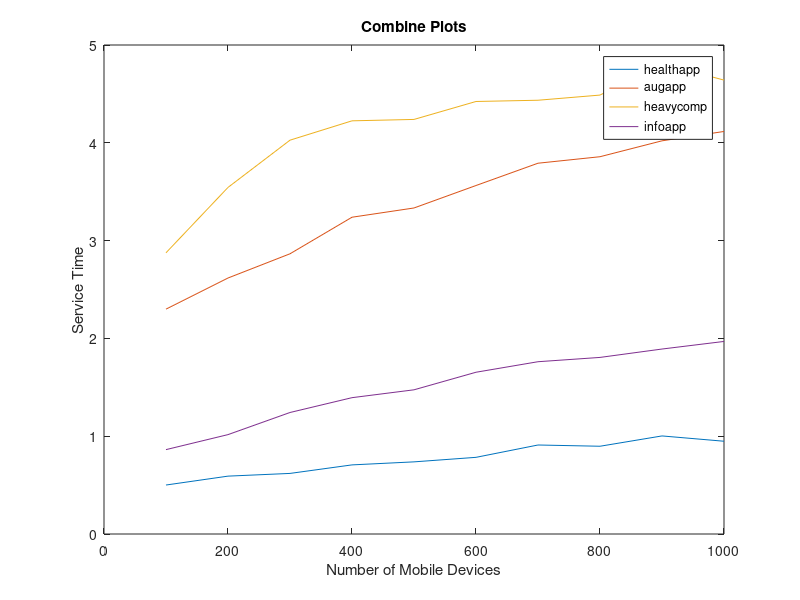

Reproduce this figure in MATLAB.
health_app=csvread('HEALTH_APP.csv');
aug_app=csvread('AUGMENTED_REALITY.csv');
heavy_comp=csvread('HEAVY_COMP_APP.csv');
info_app =csvread('INFOTAINMENT_APP.csv');

col5 = info_app(:,1);
col3 = aug_app(:,1);
col1 = health_app(:,1);
col4 = heavy_comp(:,1);
col2 = [100,200,300,400,500,600,700,800,900,1000];

plot(col2,col1)
title('Combine Plots')
x='Service Time';
ylabel(x)
xlabel('Number of Mobile Devices')



hold on 

plot(col2,col3)
plot(col2,col4)
plot(col2,col5)

hold off
legend('healthapp','augapp','heavycomp','infoapp')

filename = strcat(' ',x);
saveas(gcf, filename, 'pdf');